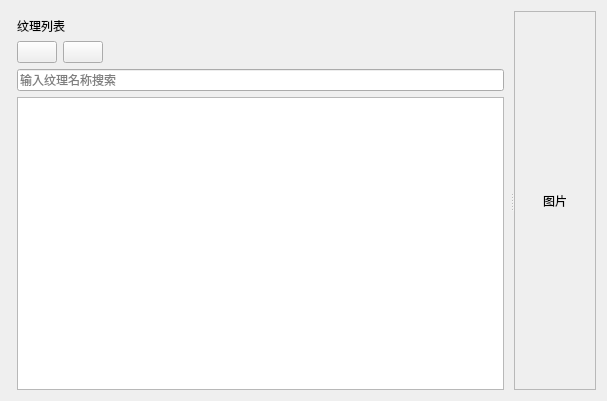
<?xml version="1.0" encoding="UTF-8"?>
<ui version="4.0">
 <class>TextureBase</class>
 <widget class="QWidget" name="TextureBase">
  <property name="geometry">
   <rect>
    <x>0</x>
    <y>0</y>
    <width>607</width>
    <height>401</height>
   </rect>
  </property>
  <property name="windowTitle">
   <string>TextureBase</string>
  </property>
  <layout class="QHBoxLayout" name="horizontalLayout_3">
   <item>
    <widget class="QSplitter" name="splitter">
     <property name="orientation">
      <enum>Qt::Orientation::Horizontal</enum>
     </property>
     <widget class="QWidget" name="verticalLayoutWidget">
      <layout class="QVBoxLayout" name="verticalLayout">
       <property name="leftMargin">
        <number>6</number>
       </property>
       <property name="topMargin">
        <number>6</number>
       </property>
       <property name="rightMargin">
        <number>6</number>
       </property>
       <property name="bottomMargin">
        <number>0</number>
       </property>
       <item>
        <widget class="QLabel" name="label">
         <property name="text">
          <string>纹理列表</string>
         </property>
        </widget>
       </item>
       <item>
        <layout class="QHBoxLayout" name="horizontalLayout">
         <item>
          <widget class="QPushButton" name="addBtn">
           <property name="text">
            <string/>
           </property>
           <property name="icon">
            <iconset theme="QIcon::ThemeIcon::ListAdd"/>
           </property>
          </widget>
         </item>
         <item>
          <widget class="QPushButton" name="removeBtn">
           <property name="text">
            <string/>
           </property>
           <property name="icon">
            <iconset theme="QIcon::ThemeIcon::ListRemove"/>
           </property>
          </widget>
         </item>
         <item>
          <spacer name="horizontalSpacer">
           <property name="orientation">
            <enum>Qt::Orientation::Horizontal</enum>
           </property>
           <property name="sizeType">
            <enum>QSizePolicy::Policy::MinimumExpanding</enum>
           </property>
           <property name="sizeHint" stdset="0">
            <size>
             <width>40</width>
             <height>20</height>
            </size>
           </property>
          </spacer>
         </item>
        </layout>
       </item>
       <item>
        <widget class="QLineEdit" name="searchInput">
         <property name="frame">
          <bool>true</bool>
         </property>
         <property name="dragEnabled">
          <bool>false</bool>
         </property>
         <property name="placeholderText">
          <string>输入纹理名称搜索</string>
         </property>
         <property name="clearButtonEnabled">
          <bool>true</bool>
         </property>
        </widget>
       </item>
       <item>
        <widget class="QListWidget" name="textureList">
         <property name="sizePolicy">
          <sizepolicy hsizetype="Preferred" vsizetype="Expanding">
           <horstretch>0</horstretch>
           <verstretch>0</verstretch>
          </sizepolicy>
         </property>
         <property name="font">
          <font>
           <pointsize>10</pointsize>
          </font>
         </property>
         <property name="uniformItemSizes">
          <bool>false</bool>
         </property>
         <property name="sortingEnabled">
          <bool>true</bool>
         </property>
        </widget>
       </item>
      </layout>
     </widget>
     <widget class="QFrame" name="frame">
      <property name="sizePolicy">
       <sizepolicy hsizetype="Minimum" vsizetype="Minimum">
        <horstretch>0</horstretch>
        <verstretch>0</verstretch>
       </sizepolicy>
      </property>
      <property name="frameShape">
       <enum>QFrame::Shape::StyledPanel</enum>
      </property>
      <property name="frameShadow">
       <enum>QFrame::Shadow::Raised</enum>
      </property>
      <layout class="QHBoxLayout" name="horizontalLayout_2">
       <item>
        <widget class="QLabel" name="textureLabel">
         <property name="sizePolicy">
          <sizepolicy hsizetype="MinimumExpanding" vsizetype="MinimumExpanding">
           <horstretch>0</horstretch>
           <verstretch>0</verstretch>
          </sizepolicy>
         </property>
         <property name="text">
          <string>图片</string>
         </property>
         <property name="alignment">
          <set>Qt::AlignmentFlag::AlignCenter</set>
         </property>
        </widget>
       </item>
      </layout>
     </widget>
    </widget>
   </item>
  </layout>
 </widget>
 <resources/>
 <connections/>
</ui>
